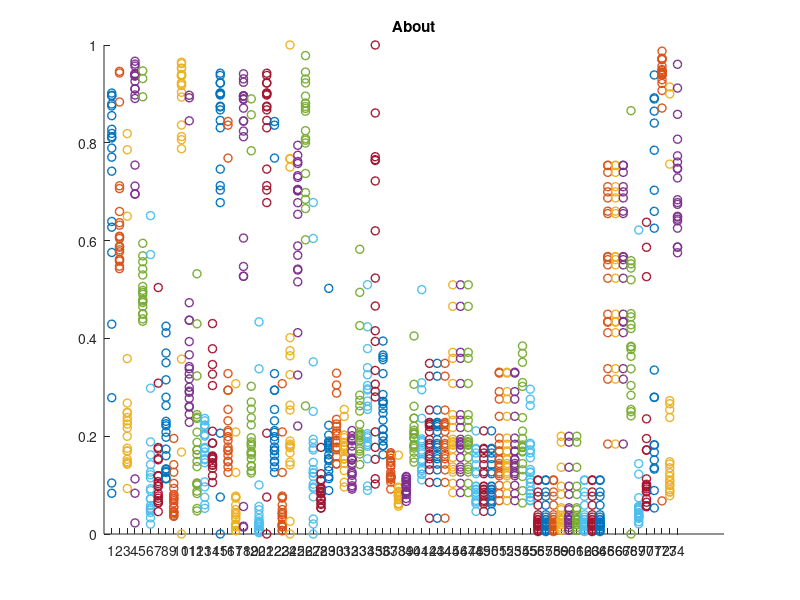
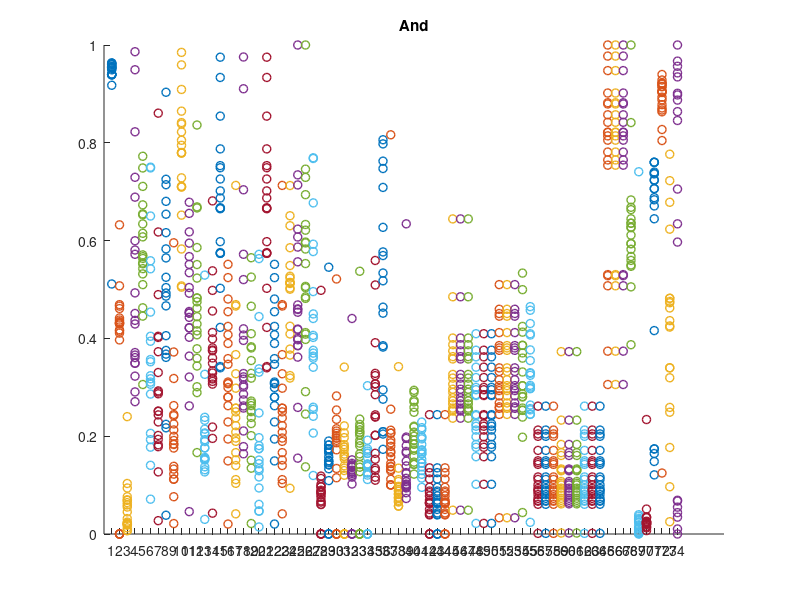
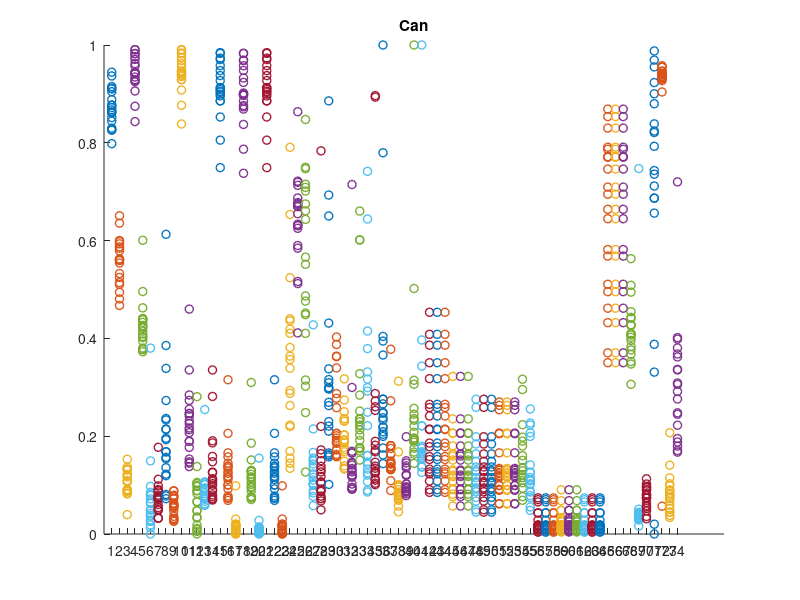
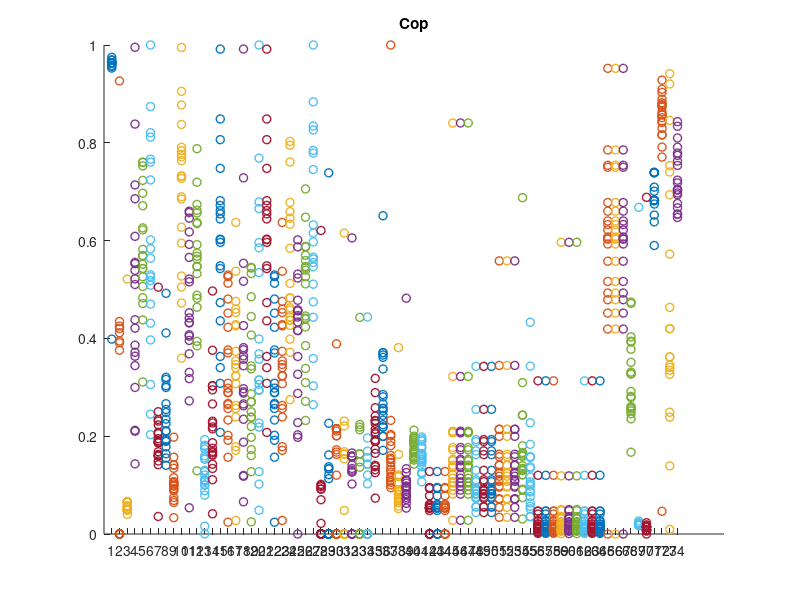

The MATLAB source for these figures, in order:
var(1:20) = 1;
for n=2:74
    var1(1:20) = n;
    var = vertcat(var,var1);
end
M = dlmread('feature_normalization.csv');
M = M(1:end,1:75);
actions = {'About', 'And', 'Can', 'Cop', 'Deaf', 'Decide', 'Father', 'Find', 'Goout', 'Hearing'};
for i = 1 : 10
figure();
for m=1:74
    y = M(20*(i-1)+1:20*(i-1)+20,m);    
    scatter(var(m,1:20),y,'Linewidth',1);
    xticks([1:74]);
    hold on
end
title(actions(i));

end
